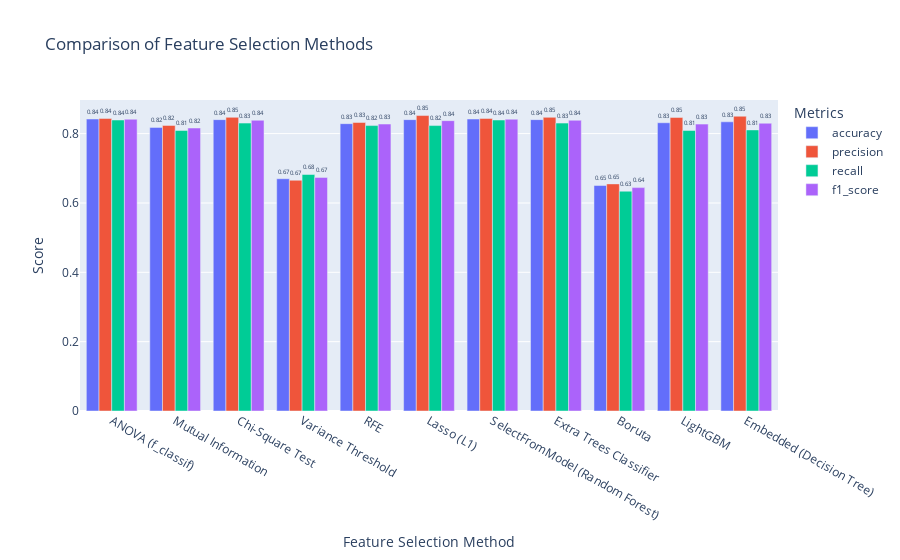

Notebook code for this chart:
### Code cell
# Visualization of feature selection results using modern graphs
metrics = ['accuracy', 'precision', 'recall', 'f1_score']
results_df = pd.DataFrame(results).T
results_df = results_df.reset_index().rename(columns={'index': 'Feature Selection Method'})

# Melt the DataFrame to make it suitable for Plotly bar chart
results_melted = results_df.melt(id_vars=['Feature Selection Method'], 
                                 value_vars=metrics,
                                 var_name='Metric', 
                                 value_name='Score')

# Plotly bar chart for comparison with metrics values
fig = px.bar(
    results_melted,
    x='Feature Selection Method',
    y='Score',
    color='Metric',
    barmode='group',
    text='Score',
    title='Comparison of Feature Selection Methods',
    labels={'Score': 'Performance Metric', 'Feature Selection Method': 'Method'},
    height=600
)
fig.update_traces(texttemplate='%{text:.2f}', textposition='outside')
fig.update_layout(legend_title="Metrics", xaxis_title="Feature Selection Method", yaxis_title="Score")
fig.show()
fig.write_image("Images/"+'Comparison of Feature Selection Methods' + ".png", scale=6)

### Figure 1 — Plotly figure (JSON) as saved in the notebook; plotly's stock layout.template omitted (floating-point values rounded to 4 significant figures)
{"data": [{"alignmentgroup": "True", "hovertemplate": "Metric=accuracy<br>Method=%{x}<br>Performance Metric=%{text}<extra></extra>", "legendgroup": "accuracy", "marker": {"color": "#636efa", "pattern": {"shape": ""}}, "name": "accuracy", "offsetgroup": "accuracy", "orientation": "v", "showlegend": true, "text": [0.8421, 0.818, 0.8403, 0.6699, 0.8287, 0.8403, 0.8421, 0.8403, 0.6503, 0.8314, 0.8341], "textposition": "outside", "texttemplate": "%{text:.2f}", "type": "bar", "x": ["ANOVA (f_classif)", "Mutual Information", "Chi-Square Test", "Variance Threshold", "RFE", "Lasso (L1)", "SelectFromModel (Random Forest)", "Extra Trees Classifier", "Boruta", "LightGBM", "Embedded (Decision Tree)"], "xaxis": "x", "y": [0.8421, 0.818, 0.8403, 0.6699, 0.8287, 0.8403, 0.8421, 0.8403, 0.6503, 0.8314, 0.8341], "yaxis": "y"}, {"alignmentgroup": "True", "hovertemplate": "Metric=precision<br>Method=%{x}<br>Performance Metric=%{text}<extra></extra>", "legendgroup": "precision", "marker": {"color": "#EF553B", "pattern": {"shape": ""}}, "name": "precision", "offsetgroup": "precision", "orientation": "v", "showlegend": true, "text": [0.8438, 0.8236, 0.847, 0.6655, 0.8321, 0.8521, 0.8438, 0.847, 0.655, 0.8467, 0.8502], "textposition": "outside", "texttemplate": "%{text:.2f}", "type": "bar", "x": ["ANOVA (f_classif)", "Mutual Information", "Chi-Square Test", "Variance Threshold", "RFE", "Lasso (L1)", "SelectFromModel (Random Forest)", "Extra Trees Classifier", "Boruta", "LightGBM", "Embedded (Decision Tree)"], "xaxis": "x", "y": [0.8438, 0.8236, 0.847, 0.6655, 0.8321, 0.8521, 0.8438, 0.847, 0.655, 0.8467, 0.8502], "yaxis": "y"}, {"alignmentgroup": "True", "hovertemplate": "Metric=recall<br>Method=%{x}<br>Performance Metric=%{text}<extra></extra>", "legendgroup": "recall", "marker": {"color": "#00cc96", "pattern": {"shape": ""}}, "name": "recall", "offsetgroup": "recall", "orientation": "v", "showlegend": true, "text": [0.8393, 0.8089, 0.8304, 0.6821, 0.8232, 0.8232, 0.8393, 0.8304, 0.6339, 0.8089, 0.8107], "textposition": "outside", "texttemplate": "%{text:.2f}", "type": "bar", "x": ["ANOVA (f_classif)", "Mutual Information", "Chi-Square Test", "Variance Threshold", "RFE", "Lasso (L1)", "SelectFromModel (Random Forest)", "Extra Trees Classifier", "Boruta", "LightGBM", "Embedded (Decision Tree)"], "xaxis": "x", "y": [0.8393, 0.8089, 0.8304, 0.6821, 0.8232, 0.8232, 0.8393, 0.8304, 0.6339, 0.8089, 0.8107], "yaxis": "y"}, {"alignmentgroup": "True", "hovertemplate": "Metric=f1_score<br>Method=%{x}<br>Performance Metric=%{text}<extra></extra>", "legendgroup": "f1_score", "marker": {"color": "#ab63fa", "pattern": {"shape": ""}}, "name": "f1_score", "offsetgroup": "f1_score", "orientation": "v", "showlegend": true, "text": [0.8415, 0.8162, 0.8386, 0.6737, 0.8276, 0.8374, 0.8415, 0.8386, 0.6443, 0.8274, 0.83], "textposition": "outside", "texttemplate": "%{text:.2f}", "type": "bar", "x": ["ANOVA (f_classif)", "Mutual Information", "Chi-Square Test", "Variance Threshold", "RFE", "Lasso (L1)", "SelectFromModel (Random Forest)", "Extra Trees Classifier", "Boruta", "LightGBM", "Embedded (Decision Tree)"], "xaxis": "x", "y": [0.8415, 0.8162, 0.8386, 0.6737, 0.8276, 0.8374, 0.8415, 0.8386, 0.6443, 0.8274, 0.83], "yaxis": "y"}], "layout": {"autosize": true, "barmode": "group", "legend": {"title": {"text": "Metrics"}, "tracegroupgap": 0}, "title": {"text": "Comparison of Feature Selection Methods"}, "xaxis": {"anchor": "y", "autorange": true, "domain": [0, 1], "range": [-0.5, 10.5], "title": {"text": "Feature Selection Method"}, "type": "category"}, "yaxis": {"anchor": "x", "autorange": true, "domain": [0, 1], "range": [0, 0.897], "title": {"text": "Score"}, "type": "linear"}}}
